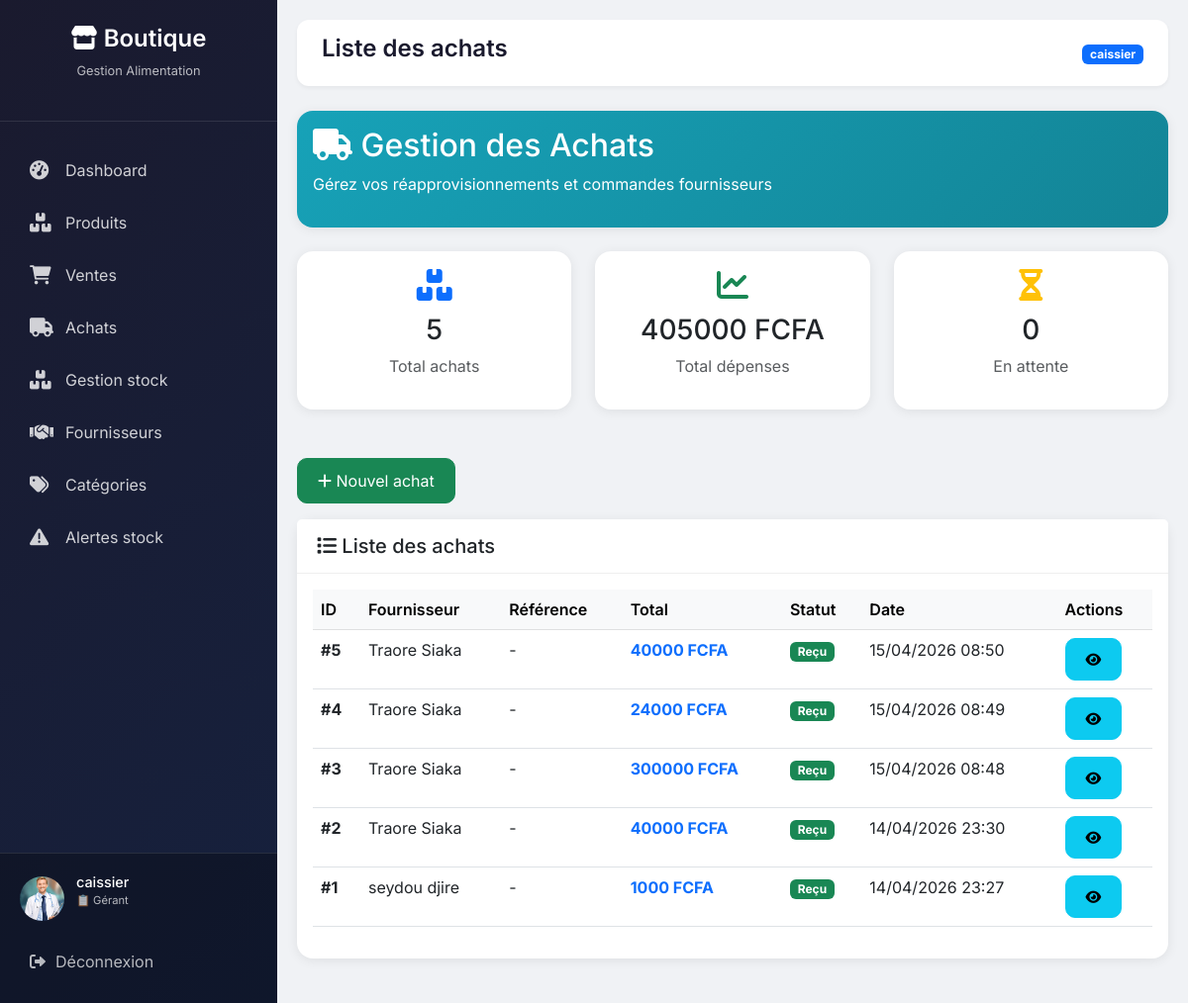
/achats/ (signed in), run on the app's committed database.
### shop/models.py (models this page shows, shortened)
class Profil(models.Model):
    ROLE_CHOICES = (
        ('admin', 'Administrateur'),
        ('manager', 'Gérant'),
        ('comptable', 'Comptable'),
    )
    user = models.OneToOneField(User, on_delete=models.CASCADE)
    role = models.CharField(max_length=20, choices=ROLE_CHOICES,
                            default='manager')
    avatar = models.ImageField(upload_to='avatars/', blank=True, null=True)

class Achat(models.Model):
    STATUT_CHOICES = [
        ('en_attente', 'En attente'),
        ('commandé', 'Commandé'),
        ('partiel', 'Réception partielle'),
        ('reçu', 'Reçu'),
        ('annulé', 'Annulé'),
    ]
    fournisseur = models.ForeignKey(Fournisseur, on_delete=models.PROTECT)
    date_commande = models.DateTimeField(auto_now_add=True)
    date_livraison = models.DateTimeField(null=True, blank=True)
    statut = models.CharField(max_length=20, choices=STATUT_CHOICES,
                              default='en_attente')
    total = models.DecimalField(max_digits=10, decimal_places=2, default=0)
    note = models.TextField(blank=True)
    user = models.ForeignKey(settings.AUTH_USER_MODEL,
                             on_delete=models.CASCADE)

class Fournisseur(models.Model):
    nom = models.CharField(max_length=150)
    email = models.EmailField(blank=True, null=True)
    phone = models.CharField(max_length=20)
    adresse = models.CharField(max_length=255)
    ville = models.CharField(max_length=100)
    pays = models.CharField(max_length=100)
    actif = models.BooleanField(default=True)
    date_creation = models.DateTimeField(auto_now_add=True)

### shop/views.py (the view)
# urls.py: path('achats/', views.liste_achats, name='liste_achats'),
@login_required
def liste_achats(request):
    user_role = request.user.profil.role
    if user_role in ['admin', 'comptable']:
        achats = Achat.objects.all().order_by('-date_commande')
    else:  # Gérant
        achats = Achat.objects.filter(user=request.user).order_by('-date_commande')
    total_achats = achats.count()
    total_depenses = achats.aggregate(total=Sum('total'))['total'] or 0
    achats_attente = achats.filter(statut='en_attente').count()
    paginator = Paginator(achats, 10)
    page_number = request.GET.get('page', 1)
    achats_page = paginator.get_page(page_number)
    context = {
        'achats': achats_page,
        'total_achats': total_achats,
        'total_depenses': total_depenses,
        'achats_attente': achats_attente,
    }
    return render(request, 'shop/achats/liste.html', context)

### shop/templates/shop/achats/liste.html (shortened to what this page needs)
{% extends 'shop/base.html' %}
{% block page_title %}Liste des achats{% endblock %}
{% block content %}
<div class="card text-white mb-4" style="background: linear-gradient(135deg, #17a2b8 0%, #138496 100%);">
    <div class="card-body">
        <h2><i class="fas fa-truck"></i> Gestion des Achats</h2>
        <p>Gérez vos réapprovisionnements et commandes fournisseurs</p>
    </div>
</div>
<div class="row g-4 mb-4">
    <div class="col-md-4">
        <div class="card text-center p-3">
            <h2 class="text-primary"><i class="fas fa-boxes"></i></h2>
            <h3>{{ total_achats }}</h3>
            <p class="text-muted">Total achats</p>
        </div>
    </div>
    <div class="col-md-4">
        <div class="card text-center p-3">
            <h2 class="text-success"><i class="fas fa-chart-line"></i></h2>
            <h3>{{ total_depenses|floatformat:0 }} FCFA</h3>
            <p class="text-muted">Total dépenses</p>
        </div>
    </div>
    <div class="col-md-4">
        <div class="card text-center p-3">
            <h2 class="text-warning"><i class="fas fa-hourglass-half"></i></h2>
            <h3>{{ achats_attente }}</h3>
            <p class="text-muted">En attente</p>
        </div>
    </div>
</div>
<div class="mb-3">
    <a href="{% url 'nouvel_achat' %}" class="btn btn-success">
        <i class="fas fa-plus"></i> Nouvel achat
    </a>
</div>
<div class="card">
    <div class="card-header bg-white">
        <h5 class="mb-0"><i class="fas fa-list"></i> Liste des achats</h5>
    </div>
    <div class="card-body">
        <div class="table-responsive">
            <table class="table table-hover">
                <thead class="table-light">
                    <tr>
                        <th>ID</th>
                        <th>Fournisseur</th>
                        <th>Référence</th>
                        <th>Total</th>
                        <th>Statut</th>
                        <th>Date</th>
                        <th>Actions</th>
                    </tr>
                </thead>
                <tbody>
                    {% for achat in achats %}
                    <tr>
                        <td><strong>#{{ achat.id }}</strong></td>
                        <td>{{ achat.fournisseur.nom }}</td>
                        <td>{{ achat.reference|default:"-" }}</td>
                        <td><strong class="text-primary">{{ achat.total|floatformat:0 }} FCFA</strong></td>
                        <td>
                            <span class="badge
                                {% if achat.statut == 'reçu' %}bg-success
                                {% elif achat.statut == 'en_attente' %}bg-warning text-dark
                                {% elif achat.statut == 'commandé' %}bg-info
                                {% elif achat.statut == 'annulé' %}bg-danger
                                {% else %}bg-secondary{% endif %}">
                                {{ achat.get_statut_display }}
                            </span>
                        </td>
                        <td>{{ achat.date_commande|date:"d/m/Y H:i" }}</td>
                        <td>
                            <a href="{% url 'detail_achat' achat.id %}" class="btn btn-sm btn-info" title="Voir détail">
                                <i class="fas fa-eye"></i>
                            </a>
                        </td>
                    </tr>
                    {% endfor %}
                </tbody>
            </table>
        </div>
    </div>
</div>
{% endblock %}

### shop/templates/shop/base.html (shortened to what this page needs)
<!DOCTYPE html>
<html lang="fr">
<head>
    <link href="https://cdn.jsdelivr.net/npm/bootstrap@5.3.0/dist/css/bootstrap.min.css" rel="stylesheet">
    <link rel="stylesheet" href="https://cdnjs.cloudflare.com/ajax/libs/font-awesome/6.0.0-beta3/css/all.min.css">
</head>
<body>
<div class="sidebar" id="sidebar">
    <div class="sidebar-header">
        <h3><i class="fas fa-store"></i> Boutique</h3>
        <p>Gestion Alimentation</p>
    </div>
    <ul class="nav-menu">
        <li class="nav-item">
            <a href="
                {% if user.profil.role == 'admin' %}
                    {% url 'dashboard_admin' %}
                {% elif user.profil.role == 'comptable' %}
                    {% url 'dashboard_comptable' %}
                {% else %}
                    {% url 'dashboard_gerant' %}
                {% endif %}
            " class="nav-link">
                <i class="fas fa-tachometer-alt"></i>
                <span>Dashboard</span>
            </a>
        </li>
        {% if user.profil.role != 'comptable' %}
        <li class="nav-item">
            <a href="{% url 'liste_produits' %}" class="nav-link">
                <i class="fas fa-boxes"></i>
                <span>Produits</span>
            </a>
        </li>
        {% endif %}
        <li class="nav-item">
            <a href="{% url 'liste_ventes' %}" class="nav-link">
                <i class="fas fa-shopping-cart"></i>
                <span>Ventes</span>
            </a>
        </li>
        <li class="nav-item">
            <a href="{% url 'liste_achats' %}" class="nav-link">
                <i class="fas fa-truck"></i>
                <span>Achats</span>
            </a>
        </li>
        {% if user.profil.role != 'comptable' %}
        <li class="nav-item">
            <a href="{% url 'gestion_stock' %}" class="nav-link">
                <i class="fas fa-boxes"></i>
                <span>Gestion stock</span>
            </a>
        </li>
        {% endif %}
        {% if user.profil.role != 'comptable' %}
        <li class="nav-item">
            <a href="{% url 'liste_fournisseurs' %}" class="nav-link">
                <i class="fas fa-handshake"></i>
                <span>Fournisseurs</span>
            </a>
        </li>
        {% endif %}
        {% if user.profil.role != 'comptable' %}
        <li class="nav-item">
            <a href="{% url 'liste_categories' %}" class="nav-link">
                <i class="fas fa-tags"></i>
                <span>Catégories</span>
            </a>
        </li>
        {% endif %}
        {% if user.profil.role != 'comptable' %}
        <li class="nav-item">
            <a href="{% url 'alertes_stock' %}" class="nav-link">
                <i class="fas fa-exclamation-triangle"></i>
                <span>Alertes stock</span>
            </a>
        </li>
        {% endif %}
    </ul>
    <div class="user-section">
        <div class="user-info">
            <div class="user-avatar">
                {% if user.profil.avatar %}
                    <img src="{{ user.profil.avatar.url }}" alt="{{ user.username }}">
                {% else %}
                    {{ user.username|make_list|first|upper }}
                {% endif %}
            </div>
            <div class="user-details">
                <h5>{{ user.username }}</h5>
                <p>
                    {% if user.profil.role == 'admin' %}
                        👑 Administrateur
                    {% elif user.profil.role == 'comptable' %}
                        💰 Comptable
                    {% else %}
                        📋 Gérant
                    {% endif %}
                </p>
            </div>
        </div>
        <a href="{% url 'deconnexion' %}" class="logout-link">
            <i class="fas fa-sign-out-alt"></i> Déconnexion
        </a>
    </div>
</div>
<div class="main-content" id="mainContent">
    <div class="top-bar">
        <h1 class="page-title">{% block page_title %}Dashboard{% endblock %}</h1>
        <div class="top-bar-right">
            <span class="badge bg-primary">{{ user.username }}</span>
        </div>
    </div>
    {% block content %}{% endblock %}
</div>
</body>
</html>

### shop/templates/shop/base.html (style rules this page uses)
* { margin: 0; padding: 0; box-sizing: border-box; }
body { font-family: 'Inter', sans-serif; background: #f0f2f5; }
.sidebar { position: fixed; left: 0; top: 0; width: 280px; height: 100%; background: linear-gradient(135deg, #1a1a2e 0%, #16213e 100%); color: white; transition: transform 0.3s ease; z-index: 1000; overflow-y: auto; display: flex; flex-direction: column; }
.sidebar-header { padding: 25px 20px; text-align: center; border-bottom: 1px solid rgba(255,255,255,0.1); margin-bottom: 20px; flex-shrink: 0; }
.sidebar-header h3 { font-size: 1.5rem; font-weight: 600; }
.sidebar-header p { font-size: 0.8rem; opacity: 0.7; margin-top: 5px; }
.nav-menu { list-style: none; padding: 0; margin: 0; flex: 1; }
.nav-item { margin: 5px 15px; }
.nav-link { display: flex; align-items: center; padding: 12px 15px; color: rgba(255,255,255,0.8); text-decoration: none; border-radius: 10px; transition: all 0.3s; gap: 12px; }
.nav-link i { width: 24px; font-size: 1.2rem; }
.user-section { padding: 20px; border-top: 1px solid rgba(255,255,255,0.1); background: rgba(0,0,0,0.3); flex-shrink: 0; }
.user-info { display: flex; align-items: center; gap: 12px; margin-bottom: 15px; }
.user-avatar { width: 45px; height: 45px; background: #667eea; border-radius: 50%; display: flex; align-items: center; justify-content: center; font-weight: bold; font-size: 1.2rem; overflow: hidden; }
.user-avatar img { width: 100%; height: 100%; object-fit: cover; }
.user-details h5 { font-size: 0.9rem; margin-bottom: 2px; }
.user-details p { font-size: 0.7rem; opacity: 0.7; }
.logout-link { display: flex; align-items: center; gap: 10px; color: rgba(255,255,255,0.7); text-decoration: none; padding: 10px; border-radius: 8px; transition: all 0.3s; }
.main-content { margin-left: 280px; padding: 20px; min-height: 100vh; }
.top-bar { background: white; border-radius: 12px; padding: 15px 25px; margin-bottom: 25px; display: flex; justify-content: space-between; align-items: center; box-shadow: 0 2px 4px rgba(0,0,0,0.05); }
.page-title { font-size: 1.5rem; font-weight: 600; color: #1a1a2e; }
.card { background: white; border-radius: 16px; box-shadow: 0 2px 12px rgba(0,0,0,0.08); border: none; margin-bottom: 25px; }
.card-header { background: white; border-bottom: 1px solid #eee; padding: 15px 20px; font-weight: 600; border-radius: 16px 16px 0 0; }
.btn { border-radius: 10px; padding: 10px 20px; }
.table th { background: #f8f9fa; font-weight: 600; }

### data on the page
Achat: id "5", fournisseur.nom "Traore Siaka", reference "-", total "40000", statut "Reçu", date_commande "15/04/2026 08:50"
Achat: id "4", fournisseur.nom "Traore Siaka", reference "-", total "24000", statut "Reçu", date_commande "15/04/2026 08:49"
Achat: id "3", fournisseur.nom "Traore Siaka", reference "-", total "300000", statut "Reçu", date_commande "15/04/2026 08:48"
Achat: id "2", fournisseur.nom "Traore Siaka", reference "-", total "40000", statut "Reçu", date_commande "14/04/2026 23:30"
Achat: id "1", fournisseur.nom "seydou djire", reference "-", total "1000", statut "Reçu", date_commande "14/04/2026 23:27"

### other printed values
{{ user.username }} "caissier"
{{ total_achats }} "5"
{{ total_depenses|floatformat:0 }} "405000"
{{ achats_attente }} "0"
